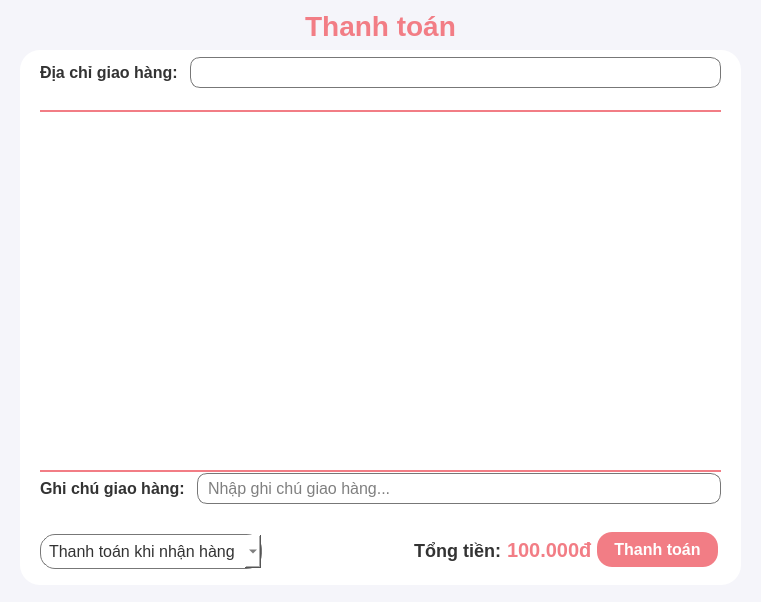
<?xml version="1.0" encoding="UTF-8"?>
<ui version="4.0">
 <class>CheckoutDialog</class>
 <widget class="QDialog" name="CheckoutDialog">
  <property name="geometry">
   <rect>
    <x>0</x>
    <y>0</y>
    <width>761</width>
    <height>602</height>
   </rect>
  </property>
  <property name="minimumSize">
   <size>
    <width>761</width>
    <height>602</height>
   </size>
  </property>
  <property name="maximumSize">
   <size>
    <width>761</width>
    <height>602</height>
   </size>
  </property>
  <property name="windowTitle">
   <string>Thanh toán</string>
  </property>
  <property name="windowIcon">
   <iconset resource="../../../resources.qrc">
    <normaloff>:/images/icon/note.png</normaloff>:/images/icon/note.png</iconset>
  </property>
  <property name="styleSheet">
   <string notr="true">QDialog#CheckoutDialog {
	background-color:#f5f5fa;
}</string>
  </property>
  <widget class="QLabel" name="label_50">
   <property name="geometry">
    <rect>
     <x>0</x>
     <y>0</y>
     <width>761</width>
     <height>51</height>
    </rect>
   </property>
   <property name="styleSheet">
    <string notr="true">font-size: 28px;
font-weight: bold;
color: #f27d85;</string>
   </property>
   <property name="text">
    <string>Thanh toán</string>
   </property>
   <property name="alignment">
    <set>Qt::AlignCenter</set>
   </property>
  </widget>
  <widget class="QWidget" name="checkoutWrapper" native="true">
   <property name="geometry">
    <rect>
     <x>20</x>
     <y>50</y>
     <width>721</width>
     <height>535</height>
    </rect>
   </property>
   <property name="styleSheet">
    <string notr="true">QWidget#checkoutWrapper {
	background-color: white;
	border-radius: 20px;
}</string>
   </property>
   <widget class="QWidget" name="formWidget_4" native="true">
    <property name="geometry">
     <rect>
      <x>20</x>
      <y>7</y>
      <width>681</width>
      <height>51</height>
     </rect>
    </property>
    <property name="styleSheet">
     <string notr="true">QLabel#label_51 {
	font-size: 16px;
	font-weight: bold;
	color: #333;
}</string>
    </property>
    <layout class="QFormLayout" name="formLayout_9">
     <property name="labelAlignment">
      <set>Qt::AlignCenter</set>
     </property>
     <property name="formAlignment">
      <set>Qt::AlignHCenter|Qt::AlignTop</set>
     </property>
     <property name="horizontalSpacing">
      <number>12</number>
     </property>
     <property name="leftMargin">
      <number>0</number>
     </property>
     <property name="rightMargin">
      <number>0</number>
     </property>
     <item row="0" column="0">
      <widget class="QLabel" name="label_51">
       <property name="styleSheet">
        <string notr="true">color: #333;</string>
       </property>
       <property name="text">
        <string>Địa chỉ giao hàng:</string>
       </property>
      </widget>
     </item>
     <item row="0" column="1">
      <widget class="QLineEdit" name="address">
       <property name="styleSheet">
        <string notr="true">padding: 4px 8px;
font-size: 16px;
border: 1px solid #777;
border-radius: 10px;</string>
       </property>
      </widget>
     </item>
    </layout>
   </widget>
   <widget class="QScrollArea" name="checkoutScroll">
    <property name="geometry">
     <rect>
      <x>20</x>
      <y>70</y>
      <width>681</width>
      <height>341</height>
     </rect>
    </property>
    <property name="styleSheet">
     <string notr="true">QScrollArea {
	border-radius: 15px;
	background-color: white;
}

QScrollBar:vertical {              
	border: 1px solid #999999;
	border-radius: 5px;
    background: transparent;
    width: 12px;    
    margin: 0px 0px 0px 0px;
}

QScrollBar::handle:vertical {
    background: #f27d85;
	border-radius: 5px;
}

QScrollBar::add-line:vertical {
    height: 0px;
    subcontrol-position: bottom;
    subcontrol-origin: margin;
}

QScrollBar::sub-line:vertical {
    height: 0 px;
    subcontrol-position: top;
    subcontrol-origin: margin;
}</string>
    </property>
    <property name="widgetResizable">
     <bool>true</bool>
    </property>
    <widget class="QWidget" name="scrollAreaWidgetContents">
     <property name="geometry">
      <rect>
       <x>0</x>
       <y>0</y>
       <width>681</width>
       <height>341</height>
      </rect>
     </property>
     <property name="styleSheet">
      <string notr="true">QWidget#scrollAreaWidgetContents {   
    background-color: white;

}
</string>
     </property>
    </widget>
   </widget>
   <widget class="QPushButton" name="checkoutBtn">
    <property name="geometry">
     <rect>
      <x>577</x>
      <y>482</y>
      <width>121</width>
      <height>35</height>
     </rect>
    </property>
    <property name="sizePolicy">
     <sizepolicy hsizetype="Ignored" vsizetype="Preferred">
      <horstretch>0</horstretch>
      <verstretch>0</verstretch>
     </sizepolicy>
    </property>
    <property name="cursor">
     <cursorShape>PointingHandCursor</cursorShape>
    </property>
    <property name="styleSheet">
     <string notr="true">QPushButton {
	border-radius: 15px;
	color: white;
	font-size: 16px;
	font-weight: bold;
	background-color: #f27d85;
	border: none;
}
</string>
    </property>
    <property name="text">
     <string>Thanh toán</string>
    </property>
   </widget>
   <widget class="QWidget" name="widget_28" native="true">
    <property name="geometry">
     <rect>
      <x>242</x>
      <y>477</y>
      <width>331</width>
      <height>46</height>
     </rect>
    </property>
    <property name="styleSheet">
     <string notr="true">font-size: 16px;
font-weight: bold;</string>
    </property>
    <layout class="QHBoxLayout" name="horizontalLayout_27" stretch="1,0">
     <item>
      <widget class="QLabel" name="label_63">
       <property name="styleSheet">
        <string notr="true">color: #333;
font-size: 18px;</string>
       </property>
       <property name="text">
        <string>Tổng tiền:</string>
       </property>
       <property name="alignment">
        <set>Qt::AlignRight|Qt::AlignTrailing|Qt::AlignVCenter</set>
       </property>
      </widget>
     </item>
     <item>
      <widget class="QLabel" name="totalCost">
       <property name="styleSheet">
        <string notr="true">color: #f27d85;
font-size: 20px;</string>
       </property>
       <property name="text">
        <string>100.000đ</string>
       </property>
      </widget>
     </item>
    </layout>
   </widget>
   <widget class="QComboBox" name="payOption">
    <property name="geometry">
     <rect>
      <x>20</x>
      <y>484</y>
      <width>222</width>
      <height>35</height>
     </rect>
    </property>
    <property name="styleSheet">
     <string notr="true">QComboBox {
	padding: 4px 8px;
	font-size: 16px;
	color: #333;
	background-color: white;
	border: 1px solid #777;
	border-radius: 15px;
}

QComboBox QAbstractItemView {
    border: 1px solid darkgray;
	padding: 4px 8px;
	border-radius: 10px;
}</string>
    </property>
    <item>
     <property name="text">
      <string>Thanh toán khi nhận hàng</string>
     </property>
    </item>
    <item>
     <property name="text">
      <string>Sử dụng Ví Bily</string>
     </property>
    </item>
   </widget>
   <widget class="QWidget" name="formWidget_5" native="true">
    <property name="geometry">
     <rect>
      <x>20</x>
      <y>423</y>
      <width>681</width>
      <height>61</height>
     </rect>
    </property>
    <property name="styleSheet">
     <string notr="true">QLabel {
	font-size: 16px;
	font-weight: bold;
	color: #333;
}</string>
    </property>
    <layout class="QFormLayout" name="formLayout_10">
     <property name="labelAlignment">
      <set>Qt::AlignCenter</set>
     </property>
     <property name="formAlignment">
      <set>Qt::AlignHCenter|Qt::AlignTop</set>
     </property>
     <property name="horizontalSpacing">
      <number>12</number>
     </property>
     <property name="leftMargin">
      <number>0</number>
     </property>
     <property name="rightMargin">
      <number>0</number>
     </property>
     <item row="0" column="0">
      <widget class="QLabel" name="label_54">
       <property name="styleSheet">
        <string notr="true">color: #333;</string>
       </property>
       <property name="text">
        <string>Ghi chú giao hàng:</string>
       </property>
      </widget>
     </item>
     <item row="0" column="1">
      <widget class="QLineEdit" name="note">
       <property name="styleSheet">
        <string notr="true">padding: 4px 8px;
font-size: 16px;
border: 1px solid #777;
border-radius: 10px;</string>
       </property>
       <property name="placeholderText">
        <string>Nhập ghi chú giao hàng...</string>
       </property>
      </widget>
     </item>
    </layout>
   </widget>
   <widget class="QLabel" name="label">
    <property name="geometry">
     <rect>
      <x>20</x>
      <y>60</y>
      <width>681</width>
      <height>16</height>
     </rect>
    </property>
    <property name="styleSheet">
     <string notr="true">border-top-width: 2px;
border-top-color: #f27d85;
border-top-style: solid;</string>
    </property>
    <property name="text">
     <string/>
    </property>
   </widget>
   <widget class="QLabel" name="label_2">
    <property name="geometry">
     <rect>
      <x>20</x>
      <y>420</y>
      <width>681</width>
      <height>16</height>
     </rect>
    </property>
    <property name="styleSheet">
     <string notr="true">border-top-width: 2px;
border-top-color: #f27d85;
border-top-style: solid;</string>
    </property>
    <property name="text">
     <string/>
    </property>
   </widget>
  </widget>
 </widget>
 <resources>
  <include location="../../../resources.qrc"/>
 </resources>
 <connections/>
</ui>
